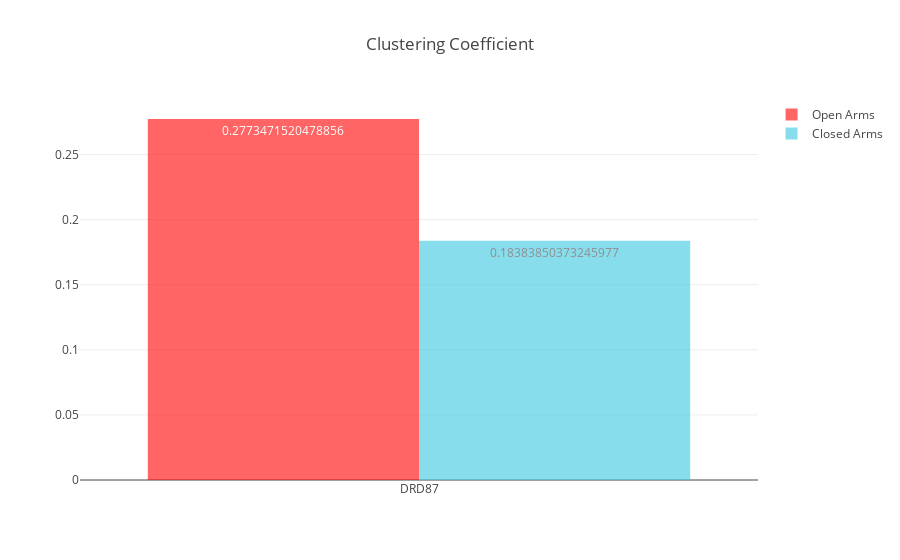

This figure's notebook cell:
### Markdown cell above
### *If the nearest neighbors of a node are also directly connected to each other they form a cluster. The clustering coefficient quantifies the number of connections that exist between the nearest neighbors of a node as a proportion of the maximum number of possible connections. Random networks have lowe average clustering whereas complex networks have high clustering (associated with high local efficiency of information transfer and robustness).* (Bullmore and Sporns)

### As shown below, the clustering coefficient for all the networks was greater when the mice were in the open arms of the EPM.

### Code cell
open_arms_graphs = get_behavior_graphs(feature_extractors, "OpenArms_centerpoint")

open_measures = list()
for open_arms_graph in open_arms_graphs:
    open_measures.append(open_arms_graph.clustering_coefficient)    
    
closed_arms_graphs = get_behavior_graphs(feature_extractors, "ClosedArms_centerpoint")

closed_measures = list()
for closed_arms_graph in closed_arms_graphs:
    closed_measures.append(closed_arms_graph.clustering_coefficient) 

plot_network_measures(open_measures, closed_measures, *x_axis, title="Clustering Coefficient")

### Figure 1 — Plotly figure (JSON) as saved in the notebook; plotly's stock layout.template omitted (floating-point values rounded to 4 significant figures)
{"data": [{"marker": {"color": "rgb(255, 0, 0)"}, "name": "Open Arms", "opacity": 0.6, "text": [0.2773], "textposition": "auto", "type": "bar", "uid": "259841", "x": ["DRD87"], "y": [0.2773]}, {"marker": {"color": "rgb(58,200,225)"}, "name": "Closed Arms", "opacity": 0.6, "text": [0.1838], "textposition": "auto", "type": "bar", "uid": "251e72", "x": ["DRD87"], "y": [0.1838]}], "layout": {"autosize": true, "title": "Clustering Coefficient", "xaxis": {"autorange": true, "range": [-0.5, 0.5], "type": "category"}, "yaxis": {"autorange": true, "range": [0, 0.2919], "type": "linear"}}}
